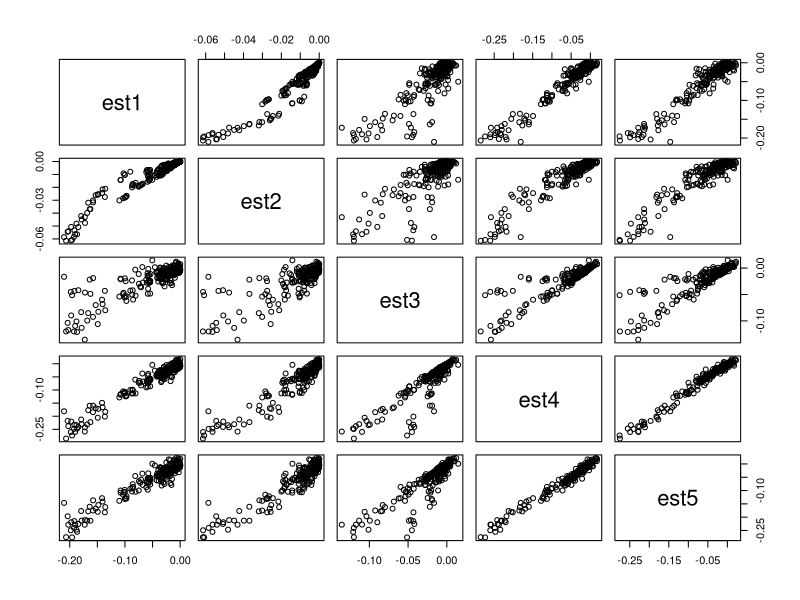
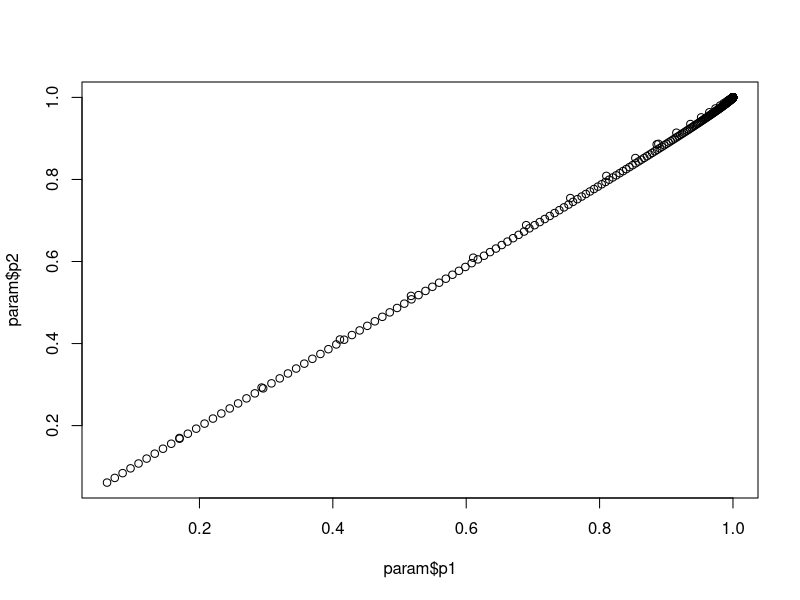
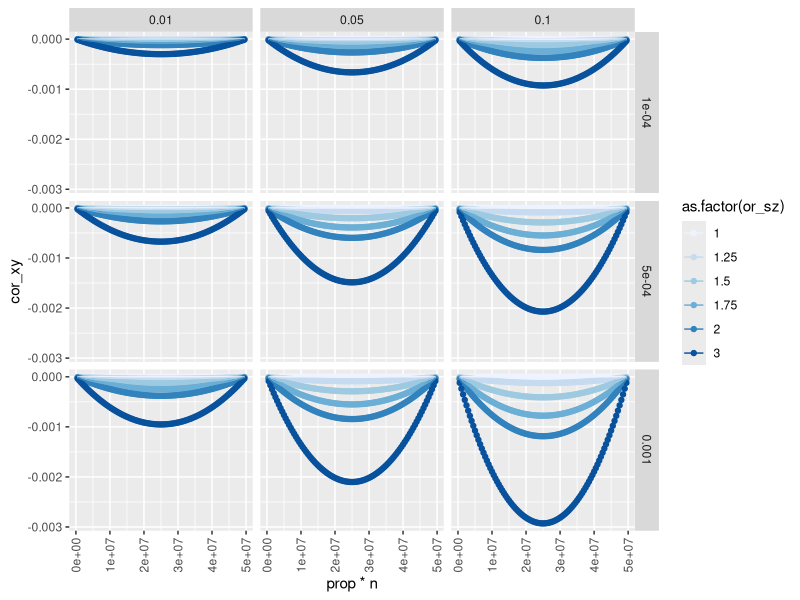
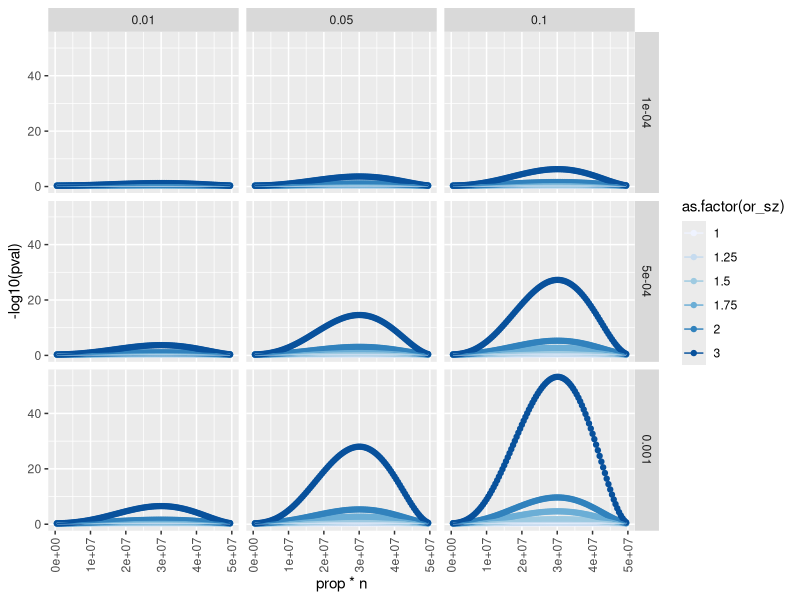
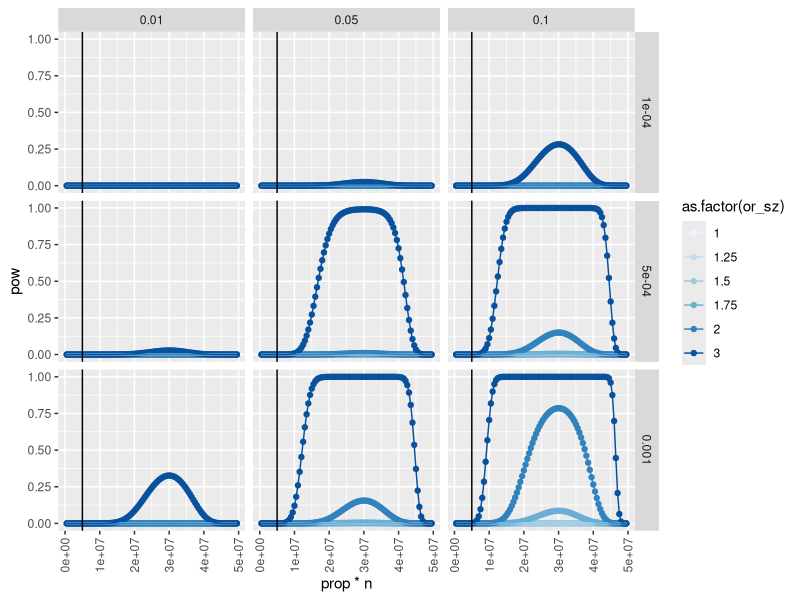

Reproduce these figures in R, in order.
## ---- chunk 1
knitr::opts_chunk$set(
  collapse = TRUE,
  comment = "#>"
)
## ---- chunk 2
suppressWarnings(suppressPackageStartupMessages({
  library(knitr)
  library(ggplot2)
  library(dplyr)
  library(pwr)
}))
knitr::opts_chunk$set(echo=TRUE, message=FALSE, warning=FALSE, dev="png")
## ---- chunk 3

n <- 100000
x <- rnorm(n)
y <- rnorm(n)
b_xy <- 0
b_xs <- 6
b_ys <- 8
b_sz <- 5
s <- x * b_xs + y * b_ys + rnorm(n)
z <- s * b_sz + rnorm(n)
## ---- chunk 4
(b_xy * var(s) * var(x) - b_xs * b_ys * var(x) * var(y)) / (b_ys^2 * var(x) * var(y) + var(x))
lm(y ~ x + s)$coef[2]
## ---- chunk 5
b_xz <- lm(z ~ x)$coef[2]
b_yz <- lm(z ~ y)$coef[2]
(b_xy * var(z) * var(x) - b_xz * b_yz * var(x) * var(y)) / (b_yz^2 * var(x) * var(y) + var(x))
lm(y ~ x + z)$coef[2]
## ---- chunk 6
n <- 100000
maf <- 0.3
x <- rbinom(n, 2, maf)
y <- rnorm(n, sd=3)
s <- x * 6 + y * 8 + rnorm(n)
z <- s * 5 + rnorm(n)
## ---- chunk 7
(b_xy * var(s) * var(x) - b_xs * b_ys * var(x) * var(y)) / (b_ys^2 * var(x) * var(y) + var(x))
lm(y ~ x + s)$coef[2]
## ---- chunk 8
b_xz <- lm(z ~ x)$coef[2]
b_yz <- lm(z ~ y)$coef[2]
(b_xy * var(z) * var(x) - b_xz * b_yz * var(x) * var(y)) / (b_yz^2 * var(x) * var(y) + var(x))
lm(y ~ x + z)$coef[2]
## ---- chunk 9
x <- rbinom(n, 2, maf)
y <- rnorm(n)
s <- x * b_xs + y * b_ys
l <- b_sz*s
pr <- 1 / (1 + exp(-l))
z <- rbinom(n, 1, pr)
table(z)
## ---- chunk 10
b_xz <- lm(z ~ x)$coef[2]
b_yz <- lm(z ~ y)$coef[2]
(b_xy * var(z) * var(x) - b_xz * b_yz * var(x) * var(y)) / (b_yz^2 * var(x) * var(y) + var(x)*var(z))
(b_xy * var(z) * var(x) - b_xz * b_yz * var(x) * var(y)) / (b_yz^2 * var(x) * var(y) + var(x))
lm(y ~ x + z)$coef[2]
lm(y[z==1] ~ x[z==1])$coef[2]
## ---- chunk 11
library(dplyr)
param <- expand.grid(
	n = 100000,
	maf = c(0.1, 0.5, 0.7),
	b_xy = c(0, 0.3),
	b_xs = c(0.1, 0.6),
	b_ys = c(0.4, 0.8),
	b_sz = c(0.4, 0.8),
	sdy = c(1, 3),
	alpha = c(0, 1, 2),
	sim=1
)

out <- list()
for(i in 1:nrow(param))
{
	message(i)
	pa <- param[i, ]
	x <- rbinom(pa$n, 2, pa$maf)
	y <- rnorm(pa$n, sd=pa$sdy)
	s <- x * pa$b_xs + y * pa$b_ys
	l <- pa$alpha + pa$b_sz*s
	pr <- 1 / (1 + exp(-l))
	z <- rbinom(pa$n, 1, pr)
	b_xz <- cov(x,z) / var(x)
	b_yz <- cov(y,z) / var(y)
	pa$est1 <- (b_xy * var(z) * var(x) - b_xz * b_yz * var(x) * var(y)) / (b_yz^2 * var(x) * var(y) + var(x)*var(z))
	pa$est2 <- (b_xy * var(z) * var(x) - b_xz * b_yz * var(x) * var(y)) / (b_yz^2 * var(x) * var(y) + var(x))
	pa$est3 <- (cov(x,y)/sd(x) - cov(x,z) * cov(y, z) / var(z)) / (1 - cov(x,z)^2/var(z))
	pa$est4 <- lm(y ~ x + z)$coef[2]
	pa$est5 <- cov(y[z==1], x[z==1]) / var(x[z==1])
	out[[i]] <- pa
}

out <- bind_rows(out)
subset(out, select=c(est1, est2, est3, est4, est5)) %>% pairs
subset(out, select=c(est1, est2, est3, est4, est5)) %>% cor
## ---- chunk 12
x <- rbinom(n, 2, maf)
y <- rnorm(n)
s <- x * b_xs + y * b_ys
l <- b_sz*s
pr <- 1 / (1 + exp(-l))
z <- rbinom(n, 1, pr)
table(z)
b_xz <- lm(z ~ x)$coef[2]
b_yz <- lm(z ~ y)$coef[2]
(b_xy * var(z) * var(x) - b_xz * b_yz * var(x) * var(y)) / (b_yz^2 * var(x) * var(y) + var(x)*var(z))
(b_xy * var(z) * var(x) - b_xz * b_yz * var(x) * var(y)) / (b_yz^2 * var(x) * var(y) + var(x))
lm(y ~ x + z)$coef[2]
lm(y[z==1] ~ x[z==1])$coef[2]
## ---- chunk 13
b_xs = cov(x,s)/var(x)
b_ys = cov(y,s)/var(y)
b_sz = cov(s,z)/var(s)
(b_xy * var(z) * var(x) - b_xz * b_yz * var(x) * var(y)) / (b_yz^2 * var(x) * var(y) + var(x)*var(z))
(b_xy * var(z) * var(x) - b_xs * b_sz * b_ys * b_sz * var(x) * var(y)) / ((b_ys * b_sz)^2 * var(x) * var(y) + var(x)*var(z))
## ---- chunk 14
x <- rbinom(n, 2, maf)
y <- rnorm(n)
s <- x * b_xs + y * b_ys
l <- b_sz*s
pr <- 1 / (1 + exp(-l))
z <- rbinom(n, 1, pr)
b_xz <- lm(z ~ x)$coef[2]
b_yz <- lm(z ~ y)$coef[2]
logor = glm(z ~ s, family="binomial")$coef[2]

# estimate lm
bhat_sz = lm(z ~ s)$coef[2]

# convert beta to logor
prop <- sum(z == 1) / length(z)
mu <- prop * (1 - prop)

# get beta from logOR
logor * mu
cov(s,z)/var(s)

lm(y[z==1] ~ x[z==1])$coef[2]
b_xs = cov(x,s)/var(x)
b_ys = cov(y,s)/var(y)
b_sz = cov(s,z)/var(s)

(b_xy * var(z) * var(x) - b_xz * b_yz * var(x) * var(y)) / (b_yz^2 * var(x) * var(y) + var(x)*var(z))
(b_xy * var(z) * var(x) - b_xs * b_sz * b_ys * b_sz * var(x) * var(y)) / ((b_ys * b_sz)^2 * var(x) * var(y) + var(x)*var(z))
(b_xy * var(z) * var(x) - b_xs * logor * mu * b_ys * logor * mu * var(x) * var(y)) / ((b_ys * logor * mu)^2 * var(x) * var(y) + var(x)*var(z))

## ---- chunk 15
n <- 10000
maf <- 0.3
rsq_gs <- 0.1
rsq_xs <- 0.2
vx <- 1
vs <- 1
rsq_s <- rsq_gs + rsq_xs
g <- rbinom(n,2,maf)
x <- rnorm(n)
b_gs <- sqrt(rsq_gs * vs / (2*maf*(1-maf)))
b_xs <- sqrt(rsq_xs * vs / vx)
ve <- vs - b_gs^2 * 2*maf*(1-maf) - b_xs^2 * vx
s <- g * b_gs + x * b_xs + rnorm(n, sd=sqrt(ve))
var(s)
cor(g, s)^2
cor(x, s)^2
## ---- chunk 16
# input parameters
n = 100000
prop <- 0.3
or_sz <- 2.5
b_xy = 0
rsq_xs = 0.05
rsq_ys = 0.1
maf = 0.3
vy = 1
vs = 1

# infer
logor_sz <- log(or_sz)
vz <- prop * (1-prop)
vx <- 2 * maf * (1-maf)
b_xs <- sqrt(rsq_xs * vs / (2*maf*(1-maf)))
b_ys <- sqrt(rsq_ys * vs / vy)
ve <- vs - b_xs^2 * 2*maf*(1-maf) - b_ys^2 * vy
alpha <- log((1 - prop)/prop)

# generate
y <- rnorm(n)
x <- rbinom(n, 2, maf)
s <- x * b_xs + y * b_ys + rnorm(n, sd=sqrt(ve))
cor(s,x)^2
cor(s,y)^2
l <- alpha + logor_sz * s
pr <- 1 / (1 + exp(-l))
z <- rbinom(n, 1, pr)

# infer
lm(y[z==1] ~ x[z==1])$coef[2]
cor(y[z==1], x[z==1])

# derive
bh_xs = cov(x,s)/var(x)
bh_xz = cov(x,z)/var(x)
bh_ys = cov(y,s)/var(y)
bh_yz = cov(y,z)/var(y)
bh_sz = cov(s,z)/var(s)

(b_xy * var(z) * var(x) - bh_xz * bh_yz * var(x) * var(y)) / (bh_yz^2 * var(x) * var(y) + var(x)*var(z))
(b_xy * var(z) * var(x) - cov(x,z)/var(x) * cov(y,z)/var(y) * var(x) * var(y)) / ((cov(y,z)/var(y))^2 * var(x) * var(y) + var(x)*var(z))
(b_xy * vz * vx - b_xs * logor_sz * vz * b_ys * logor_sz * vz * vx * vy) / ((b_ys * logor_sz * vz)^2 * vx * vy + vx*vz)
## ---- chunk 17

param <- expand.grid(
  rsq = seq(0.001, 0.4, by=0.001),
  n = c(100,1000, 10000)
)
for(i in 1:nrow(param))
{
  param$p1[i] <- power.anova.test(groups=2, n=param$n[i], between.var=param$rsq[i], within.var=1-param$rsq[i],sig.level=0.05)$power
  param$p2[i] <- pwr.r.test(n=param$n[i],r=sqrt(param$rsq[i]),sig.level=0.05)$power
}
plot(param$p1, param$p2)

## ---- chunk 18
simulate_y_structure <- function(n, prop, or_sz, b_xy, rsq_xs, rsq_ys, maf, vy=1, vs=1, sig.level=5e-8)
{
  # infer
  logor_sz <- log(or_sz)
  vz <- prop * (1-prop)
  vx <- 2 * maf * (1-maf)
  b_xs <- sqrt(rsq_xs * vs / (2*maf*(1-maf)))
  b_ys <- sqrt(rsq_ys * vs / vy)
  ve <- vs - b_xs^2 * 2*maf*(1-maf) - b_ys^2 * vy
  alpha <- log((1 - prop)/prop)
  bh_xy <- (b_xy * vz * vx - b_xs * logor_sz * vz * b_ys * logor_sz * vz * vx * vy) / ((b_ys * logor_sz * vz)^2 * vx * vy + vx*vz)
  cor_xy <- sqrt(bh_xy^2 * vx / vy) * sign(bh_xy)
  pow <- power.anova.test(groups=2, n=n * prop, between.var=cor_xy^2, within.var = 1 - cor_xy^2, sig.level=sig.level)$power
  ns <- n * prop
  se <- sqrt((1 - cor_xy^2) * vs / (ns * vx))
  pval <- pnorm(abs(bh_xy / se), lower.tail=FALSE)
  return(list(bh_xy=bh_xy, cor_xy=cor_xy, pow=pow, se=se, pval=pval, ns=ns))
}
simulate_y_structure(n=50000000, prop=0.8, 2, 0, 0.001, 0.1, 0.5)
simulate_y_structure(n=50000000, prop=0.2, 2, 0, 0.001, 0.1, 0.5)
## ---- chunk 19
param <- expand.grid(
  n = 50000000,
  prop = seq(0.01,0.99,by=0.01),
  or_sz = c(1, 1.25, 1.5, 1.75, 2, 3),
  b_xy = c(0),
  rsq_xs = c(0.0001,0.0005, 0.001),
  rsq_ys = c(0.01, 0.05, 0.1),
  maf = 0.3
)
dim(param)

res <- lapply(1:nrow(param), function(x) {
  P <- param[x,]
  o <- simulate_y_structure(n=P$n, prop=P$prop, P$or_sz, P$b_xy, P$rsq_xs, P$rsq_ys, P$maf)
  as_tibble(c(P, o))
}) %>% bind_rows()

ggplot(res, aes(x=prop*n, y=cor_xy, group=as.factor(or_sz))) +
  geom_point(aes(colour=as.factor(or_sz))) +
  geom_line(aes(colour=as.factor(or_sz))) +
  facet_grid(rsq_xs ~ rsq_ys) +
  scale_colour_brewer() +
  theme(axis.text.x=element_text(angle=90, hjust=1, vjust=0.5))

ggplot(res, aes(x=prop*n, y=-log10(pval), group=as.factor(or_sz))) +
  geom_point(aes(colour=as.factor(or_sz))) +
  geom_line(aes(colour=as.factor(or_sz))) +
  facet_grid(rsq_xs ~ rsq_ys) +
  scale_colour_brewer() +
  theme(axis.text.x=element_text(angle=90, hjust=1, vjust=0.5))

ggplot(res, aes(x=prop*n, y=pow, group=as.factor(or_sz))) +
  geom_point(aes(colour=as.factor(or_sz))) +
  geom_line(aes(colour=as.factor(or_sz))) +
  facet_grid(rsq_xs ~ rsq_ys) +
  geom_vline(xintercept=5000000) +
  scale_colour_brewer() +
  theme(axis.text.x=element_text(angle=90, hjust=1, vjust=0.5))
## ---- chunk 20
# simulate SNP
x1 = rbinom(10000, 2, 0.4)

# liability
z = 1 + 0.2*x1
mean(z)

# probability of case
pr = 1/(1+exp(-z))

# sample cases
y = rbinom(10000,1,pr)
table(y)

#now feed it to glm:
(logor = glm(y ~ x1, family="binomial")$coef[2])

# estimate lm
cov(x1,y) / var(x1)
(beta = lm(y ~ x1)$coef[2])

# convert beta to logor
prop <- sum(y == 1) / length(y)
mu <- prop * (1 - prop)
beta / mu

# Is it different when you use the known intercept?
propt <- (1 / (1+exp(-1)))
mut <- propt * (1 - propt)
beta / mut
